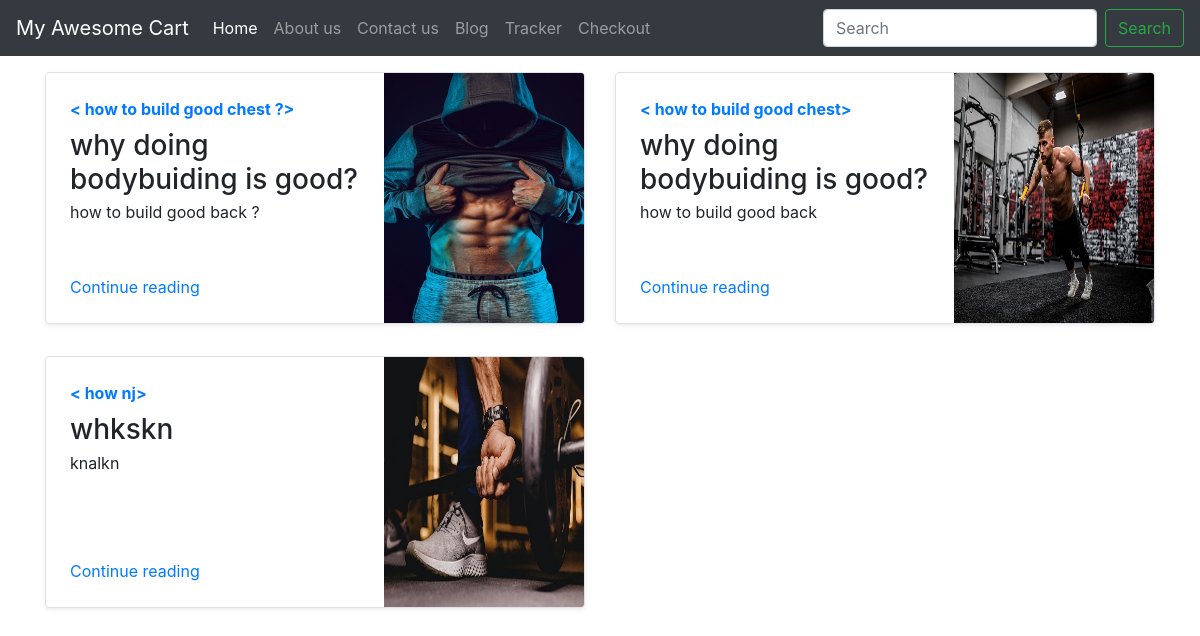
Screenshot of /blog/ with the database file from the repository.
### blog/models.py (models this page shows, shortened)
class Blogpost(models.Model):
    post_id = models.AutoField(primary_key= True)
    tilte = models.CharField(max_length=50)
    head0 = models.CharField(max_length=500, default="")
    chead0 = models.CharField(max_length=5000, default="")
    head1 = models.CharField(max_length=500, default="")
    chead1 = models.CharField(max_length=5000, default="")
    head2 = models.CharField(max_length=500, default="")
    chead2 = models.CharField(max_length=5000, default="")
    pub_date = models.DateField()
    thumbnail = models.ImageField(upload_to='shop/images', default="")

### blog/views.py (the view)
# urls.py: path("",views.index1,name="bloghome"),
def index1(request):
    mypost=Blogpost.objects.all
    return render(request,'blog/index.html',{'mypost':mypost})

### blog/templates/blog/index.html (shortened to what this page needs)
{%extends 'blog/basic.html'%}
{%block body%}
<div class="container mt-3">
    <div class="row my-2">
        {% for item in mypost %}
        <div class="col-md-6">
            <div class="row no-gutters border rounded overflow-hidden flex-md-row mb-4 shadow-sm h-md-250 position-relative">
                <div class="col p-4 d-flex flex-column position-static">
                    <strong class="d-inline-block mb-2 text-primary">
                        < {{item.head0}}>
                    </strong>
                    <h3 class="mb-0">{{item.tilte}}</h3>
                    <p class="card-text mb-auto">{{item.head1}}</p>
                    <a href="blogpost/{{item.post_id}}" class="stretched-link">Continue reading</a>
                </div>
                <div class="col-auto d-none d-lg-block">
                    <img src="/media/{{item.thumbnail}}" class="bd-placeholder-img" width="200" height="250" aria-label="Placeholder: Thumbnail">
                </div>
            </div>
        </div>
        {% if forloop.counter|divisibleby:2%}
    </div>
    <div class="row my-2">
        {%endif%}
        {%endfor%}</div>
</div>
{%endblock%}

### blog/templates/blog/basic.html (shortened to what this page needs)
<!doctype html>
<html lang="en">
<head>
    <link rel="stylesheet" href="https://stackpath.bootstrapcdn.com/bootstrap/4.2.1/css/bootstrap.min.css"
>
</head>
<body>
    {% load static %}
    <nav class="navbar navbar-expand-lg navbar-dark bg-dark">
        <a class="navbar-brand" href="/shop">My Awesome Cart</a>
        <div class="collapse navbar-collapse" id="navbarSupportedContent">
            <ul class="navbar-nav mr-auto">
                <li class="nav-item active">
                    <a class="nav-link" href="/shop">Home <span class="sr-only">(current)</span></a>
                </li>
                <li class="nav-item">
                    <a class="nav-link" href="/shop/About">About us</a>
                </li>
                <li class="nav-item">
                    <a class="nav-link" href="/shop/contact">Contact us</a>
                </li>
                 <li class="nav-item">
                    <a class="nav-link" href="/blog">Blog</a>
                </li>
                <li class="nav-item">
                    <a class="nav-link" href="/shop/Tracker">Tracker</a>
                </li>
                <li class="nav-item">
                    <a class="nav-link" href="/shop/Checkout">Checkout</a>
                </li>
            </ul>
            <form class="form-inline my-2 my-lg-0">
                <input class="form-control mr-sm-2" type="search" placeholder="Search" aria-label="Search">
                <button class="btn btn-outline-success my-2 my-sm-0" type="submit">Search</button>
            </form>
        </div>
    </nav>
    {% block body %}{% endblock %}
</body>
</html>

### rows the page displays
Blogpost: head0 "how to build good chest ?", tilte "why doing bodybuiding is good?", head1 "how to build good back ?", thumbnail (picture)
Blogpost: head0 "how to build good chest", tilte "why doing bodybuiding is good?", head1 "how to build good back", thumbnail (picture)
Blogpost: head0 "how nj", tilte "whkskn", head1 "knalkn", thumbnail (picture)
